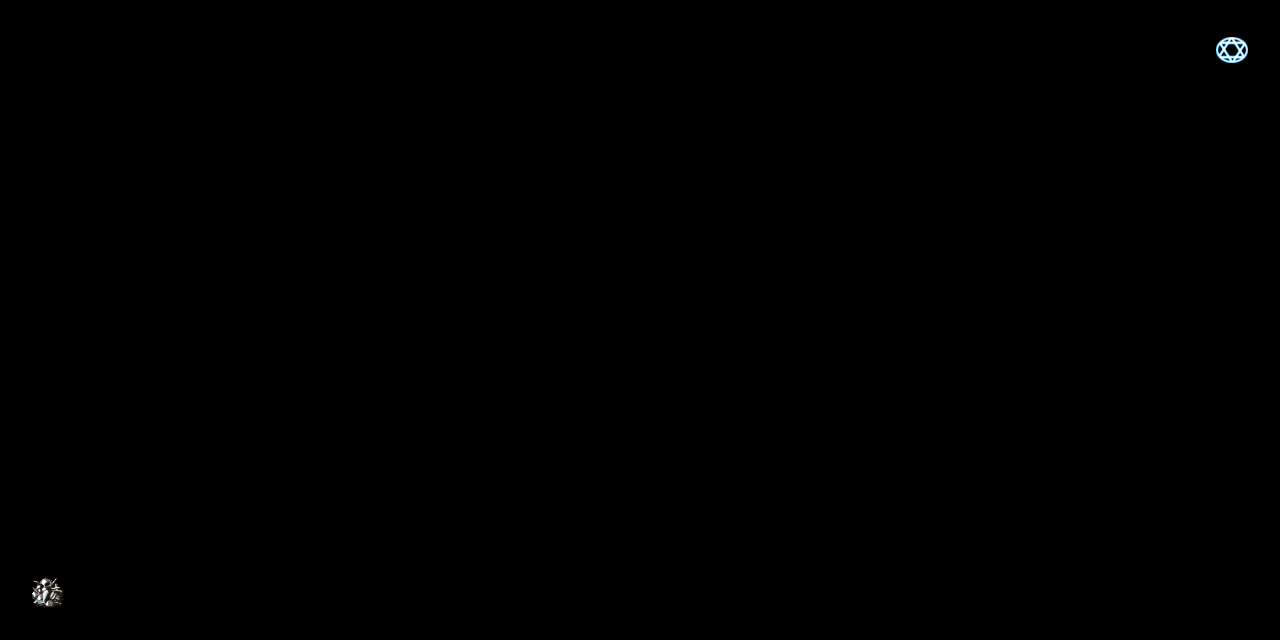

Tiled map render using the project's own tile images. Description and the map definition, with tile-layer contents summarised, below:
An orthogonal 40x20 tile map with 32x32 px tiles, 1 tile layer (Transicao), 3 hidden layers not drawn, 4 tilesets.

<map version="1.0" orientation="orthogonal" renderorder="right-down" width="40" height="20" tilewidth="32" tileheight="32">
 <tileset firstgid="1" name="Tile1" tilewidth="32" tileheight="32">
  <image source="Tile1.png" width="512" height="384" />
 </tileset>
 <tileset firstgid="193" name="Tile2" tilewidth="32" tileheight="32">
  <image source="Tile2.png" width="512" height="512" />
 </tileset>
 <tileset firstgid="449" name="Tile3" tilewidth="32" tileheight="32">
  <image source="Tile3.png" width="512" height="512" />
 </tileset>
 <tileset firstgid="705" name="Tile4" tilewidth="32" tileheight="32">
  <image source="Tile4.png" width="512" height="256" />
 </tileset>
 <layer name="Background" width="40" height="20" visible="0">
  <data>[800 cells, 789 non-empty, 9 distinct tile ids]</data>
 </layer>
 <layer name="Background2" width="40" height="20" visible="0">
  <data>[800 cells, 17 non-empty, 5 distinct tile ids]</data>
 </layer>
 <layer name="Objetos" width="40" height="20" visible="0">
  <data>[800 cells, 513 non-empty, 15 distinct tile ids]</data>
 </layer>
 <layer name="Transicao" width="40" height="20">
  <data>[800 cells, 2 non-empty, 2 distinct tile ids]</data>
 </layer>
</map>
